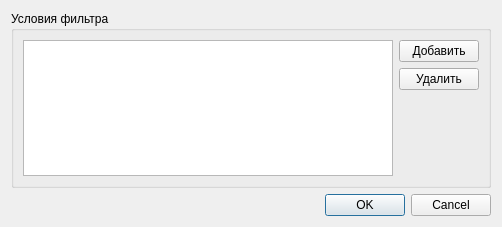
<?xml version="1.0" encoding="UTF-8"?>
<ui version="4.0">
 <class>filterDialog</class>
 <widget class="QDialog" name="filterDialog">
  <property name="windowModality">
   <enum>Qt::WindowModal</enum>
  </property>
  <property name="geometry">
   <rect>
    <x>0</x>
    <y>0</y>
    <width>502</width>
    <height>227</height>
   </rect>
  </property>
  <property name="windowTitle">
   <string>Customize filter rules</string>
  </property>
  <layout class="QVBoxLayout" name="verticalLayout">
   <item>
    <widget class="QGroupBox" name="groupBox">
     <property name="title">
      <string>Условия фильтра</string>
     </property>
     <layout class="QHBoxLayout" name="horizontalLayout_3">
      <item>
       <widget class="QListWidget" name="conditionList">
        <property name="selectionRectVisible">
         <bool>true</bool>
        </property>
       </widget>
      </item>
      <item>
       <layout class="QVBoxLayout" name="verticalLayout_6">
        <item>
         <widget class="QPushButton" name="addBtn">
          <property name="sizePolicy">
           <sizepolicy hsizetype="Preferred" vsizetype="Fixed">
            <horstretch>0</horstretch>
            <verstretch>0</verstretch>
           </sizepolicy>
          </property>
          <property name="text">
           <string>Добавить</string>
          </property>
         </widget>
        </item>
        <item>
         <widget class="QPushButton" name="removeBtn">
          <property name="sizePolicy">
           <sizepolicy hsizetype="Preferred" vsizetype="Fixed">
            <horstretch>0</horstretch>
            <verstretch>0</verstretch>
           </sizepolicy>
          </property>
          <property name="text">
           <string>Удалить</string>
          </property>
         </widget>
        </item>
        <item>
         <spacer name="verticalSpacer_3">
          <property name="orientation">
           <enum>Qt::Vertical</enum>
          </property>
          <property name="sizeHint" stdset="0">
           <size>
            <width>20</width>
            <height>40</height>
           </size>
          </property>
         </spacer>
        </item>
       </layout>
      </item>
     </layout>
    </widget>
   </item>
   <item>
    <widget class="QDialogButtonBox" name="buttonBox">
     <property name="standardButtons">
      <set>QDialogButtonBox::Cancel|QDialogButtonBox::Ok</set>
     </property>
    </widget>
   </item>
  </layout>
 </widget>
 <tabstops>
  <tabstop>conditionList</tabstop>
  <tabstop>addBtn</tabstop>
  <tabstop>removeBtn</tabstop>
  <tabstop>buttonBox</tabstop>
 </tabstops>
 <resources/>
 <connections>
  <connection>
   <sender>buttonBox</sender>
   <signal>accepted()</signal>
   <receiver>filterDialog</receiver>
   <slot>accept()</slot>
   <hints>
    <hint type="sourcelabel">
     <x>277</x>
     <y>210</y>
    </hint>
    <hint type="destinationlabel">
     <x>296</x>
     <y>221</y>
    </hint>
   </hints>
  </connection>
  <connection>
   <sender>buttonBox</sender>
   <signal>rejected()</signal>
   <receiver>filterDialog</receiver>
   <slot>reject()</slot>
   <hints>
    <hint type="sourcelabel">
     <x>195</x>
     <y>210</y>
    </hint>
    <hint type="destinationlabel">
     <x>196</x>
     <y>237</y>
    </hint>
   </hints>
  </connection>
 </connections>
</ui>
